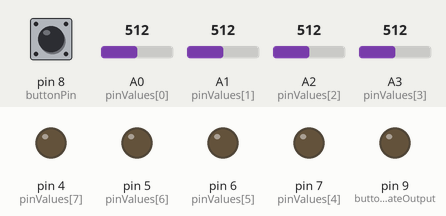
Bench run of a sketch on a simulated Arduino Uno, built with avr-gcc and run on an emulated ATmega328P. Shown: output pins drawn as LEDs (lit = HIGH). The test bench sets the inputs (shaded band); at power-on: A0 (pinValues[0]) = 512, A1 (pinValues[1]) = 512, A2 (pinValues[2]) = 512, pin 8 (buttonPin) LOW, A3 (pinValues[3]) = 512. What the sketch prints to the serial monitor is not drawn.

Above: at 1.2 s.
1.3 s: A0 (pinValues[0]) set to 535
2.8 s: A0 (pinValues[0]) set to 560
At 3.3 s:
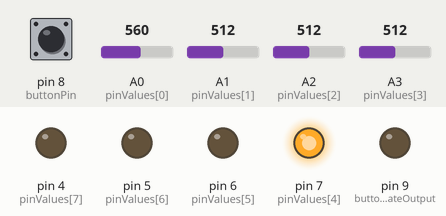
4.3 s: A1 (pinValues[1]) set to 535
5.8 s: A1 (pinValues[1]) set to 565
At 6.7 s:
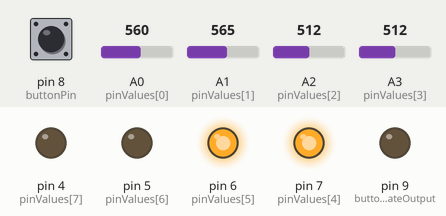
7.3 s: A2 (pinValues[2]) set to 538
8.8 s: A2 (pinValues[2]) set to 563
At 10.2 s:
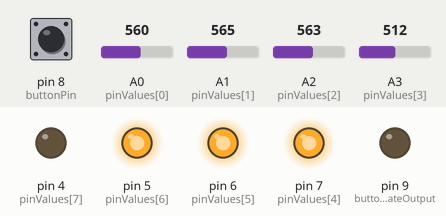
Timing chart, 0 to 11.3 s (numbered marks = the images above; inputs shaded):
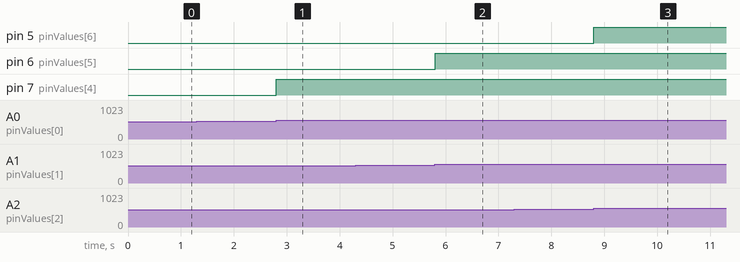

The sketch:

A1-AP.ino
```cpp
/* A1-AP.ino */
/* ---------------------------------------------------------------------------------------
 >> Assignment details and provided code are created and owned by Patrick Troy.
 >> University of Illinois at Chicago - CS 362, Spring 2024
 >> --------------------------------------------------------------------------------------
 >> File    :: A1-AP.ino :: VSRG-UNO-R3: Arduino 1, Photoresistor Master I2C
 >> Course  :: CS 362 (47019), SP24
 >> Author  :: John Ezra See
 >> UIN/nID :: 668942698 (jsee4)
 >> System  :: Windows 10 w/ Mingw-w64
 - -                               - -
 >> File overview ::
 >> This file implements Arduino 1. This program controls a photoresistor array and sends
 >> the osu mania key binary mapping to the GUI. This program is meant to be run with the
 >> VSRG-UNO-R3 GUI. Link below
 - -              >> https://github.com/typeRYOON/VSRG-UNO-R3 <<                       - -
 >> Please read the instructions on the github page to understand how to run this
 >> Arduino. Hardware required is listed in the repository README/documentation files.
--------------------------------------------------------------------------------------- */
// Preprocessor directives ::
#include <Wire.h>

// Global variables :: - -                                                             - -
int32_t light, buttonState = 1, buttonPin = 8, buttonStateOutput = 9;
const uint8_t  pinValues[] = { A0, A1, A2, A3, 7, 6, 5, 4 };
const uint16_t luxValues[] = { 550, 550, 550, 550 }; // Calibrate as needed
uint8_t  columnHits, curButton = LOW, prevButton = LOW;
uint32_t prevTime = 0, curTime;

// Set up all the pins :: - -                                                          - -
void setup()
{
  Serial.begin( 9600 );
  for ( uint8_t i = 4; i < 8; ++i ) {
    pinMode( pinValues[i], OUTPUT );
  }
  pinMode( buttonPin, INPUT );
  pinMode( buttonStateOutput, OUTPUT );
  Wire.begin();
}

// Main Arduino program loop :: - -                                                    - -
void loop()
{
  curTime = millis();
  curButton = digitalRead( buttonPin );

  if ( curTime - prevTime < 20 ) { return; }

  // Debounce:
  if ( prevButton == LOW && curButton == HIGH ) {
    buttonState = !buttonState;

    // Send to Arduino 2 only when button is pressed:
    // buttonState = 0 -> OFF
    // buttonState = 1 -> ON
    Wire.beginTransmission( 5 );
    Wire.write( buttonState );
    Wire.endTransmission();
  }

  prevTime   = curTime;
  prevButton = curButton;

  columnHits = 0;
  // Read all photoresistors and write to LEDs :: - -                                  - -
  for ( uint8_t i = 0; i < 4; ++i )
  {
    light = analogRead( pinValues[i] );
    if ( buttonState == 0 ) { light = 0; } // If button is OFF, photoresistor is OFF.
    if ( light >= luxValues[i] )
    {
      columnHits |= 1 << i;
      digitalWrite( pinValues[i + 4], HIGH );
    }
    else {
      digitalWrite( pinValues[i + 4], LOW  );
    }
  }
  Serial.print( columnHits ); // Send column mapping to GUI.
} // :: - -                                                                            - -
```

Measured:
- the behaviour switches between 549 and 550 on A0 (pinValues[0]) (found by bisection; images 0 and 1)
- the behaviour switches between 549 and 550 on A1 (pinValues[1]) (found by bisection; images 1 and 2)
- the behaviour switches between 549 and 550 on A2 (pinValues[2]) (found by bisection; images 2 and 3)
- after the input at 1.3 s, every drawn part: stays the same
- after the input at 2.8 s, pin 7 (pinValues[4]): LOW → HIGH at once
- after the input at 4.3 s, every drawn part: stays the same
- after the input at 5.8 s, pin 6 (pinValues[5]): LOW → HIGH at once
- after the input at 7.3 s, every drawn part: stays the same
- after the input at 8.8 s, pin 5 (pinValues[6]): LOW → HIGH at once
